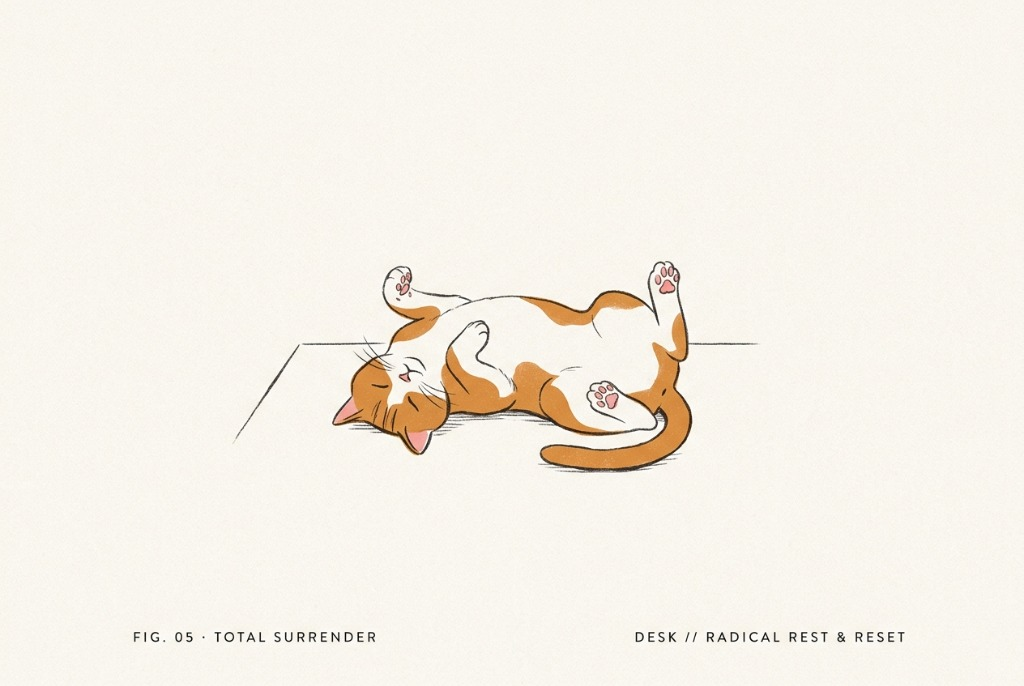
#> input picture img/editorial/chosen-05-total-surrender-plate.png, 1024 x 686 px, given in place of media_1794740969873_ec04da22.jpg, which was not available
$ python process_user_three_chosen_cats.py
#> lines starting #> are read from the running program, lines starting #| are printed output that depends on the picture
#!/usr/bin/env python3
"""
process_user_three_chosen_cats.py
針對使用者明確選定的 3 張圖片執行去背、抹除文字、尺寸最佳化：
1. media_1794740969873_ec04da22.jpg (Fig 01 · 側伸腿放鬆貓 + 木凳 + 小玳瑁)
2. media_1794740979604_8a730326.jpg (Fig 05 · 升降桌四腳朝天徹底放鬆貓)
3. media_1794741003762_81c889a9.jpg (Fig 03 · 端坐提籃旁的黑面翡翠眼玳瑁貓 + 垂掛毛球)
輸出純透明、無文字、無外框的高畫質 PNG 至 img/editorial/
"""

import os
from PIL import Image, ImageDraw

IMG_1_SRC = "/Users/atonny/.gemini/antigravity/brain/9b40261a-0d1b-40a7-a301-c32dc66b57cb/.user_uploaded/media_1794740969873_ec04da22.jpg"
IMG_5_SRC = "/Users/atonny/.gemini/antigravity/brain/9b40261a-0d1b-40a7-a301-c32dc66b57cb/.user_uploaded/media_1794740979604_8a730326.jpg"
IMG_3_SRC = "/Users/atonny/.gemini/antigravity/brain/9b40261a-0d1b-40a7-a301-c32dc66b57cb/.user_uploaded/media_1794741003762_81c889a9.jpg"

DEST_DIR = "/Users/atonny/工作區/07_開發專案_Dev/inner-power-reading/img/editorial"
os.makedirs(DEST_DIR, exist_ok=True)

def remove_background_floodfill(img, threshold=45):
    img_rgba = img.convert("RGBA")
    w, h = img_rgba.size
    pixels = img_rgba.load()

    # 取邊界背景色平均
    corners = [img_rgba.getpixel((0, 0)), img_rgba.getpixel((w-1, 0)), img_rgba.getpixel((0, h-1)), img_rgba.getpixel((w-1, h-1))]
    bg_r = sum(c[0] for c in corners) // 4
    bg_g = sum(c[1] for c in corners) // 4
    bg_b = sum(c[2] for c in corners) // 4

    visited = [[False]*h for _ in range(w)]
    queue = []
    for x in range(w):
        queue.append((x, 0))
        queue.append((x, h-1))
    for y in range(h):
        queue.append((0, y))
        queue.append((w-1, y))

    def is_bg(r, g, b):
        diff = abs(r - bg_r) + abs(g - bg_g) + abs(b - bg_b)
        return diff < threshold or (r > 240 and g > 235 and b > 225)

    head = 0
    while head < len(queue):
        cx, cy = queue[head]
        head += 1

        if visited[cx][cy]:
            continue
        visited[cx][cy] = True

        r, g, b, a = pixels[cx, cy]
        if is_bg(r, g, b):
            pixels[cx, cy] = (r, g, b, 0) # 透明
            for dx, dy in [(-1, 0), (1, 0), (0, -1), (0, 1)]:
                nx, ny = cx + dx, cy + dy
                if 0 <= nx < w and 0 <= ny < h and not visited[nx][ny]:
                    nr, ng, nb, _ = pixels[nx, ny]
                    if is_bg(nr, ng, nb):
                        queue.append((nx, ny))

    return img_rgba

def process_img_1():
    # 圖片 1: 側伸腿放鬆貓 + 木凳 + 小玳瑁
    img = Image.open(IMG_1_SRC).convert("RGB")
#> img is the input picture: PIL image 1024x686 RGB; mean R, G, B 246.4, 241.4, 232.6
    w, h = img.size
#> w = 1024; h = 686

    # 抹除上方文字 (FIG. 01 · AMBER STRETCH / 2026 // PARASYMPATHETIC RELEASE)
    draw = ImageDraw.Draw(img)
    bg_sample = img.getpixel((w // 2, 50))
#> bg_sample = (248, 245, 238)
    draw.rectangle([int(w * 0.25), int(h * 0.15), int(w * 0.75), int(h * 0.32)], fill=bg_sample)

    # 緊密裁切主體 (只保留貓咪、木凳與小玳瑁)
    crop_box = (int(w * 0.36), int(h * 0.50), int(w * 0.68), int(h * 0.82))
#> crop_box = (368, 343, 696, 562)
    cropped = img.crop(crop_box)
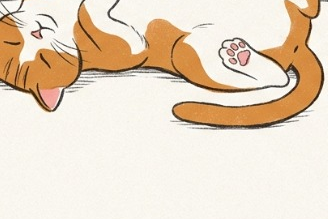
#> cropped: PIL image 328x219 RGB; mean R, G, B 233.2, 216.8, 197.5

    # 去背
    transparent = remove_background_floodfill(cropped, threshold=40)
#> in remove_background_floodfill, `corners = [img_rgba.getpixel((0, 0)), img_rgba.getpixel((w-1, 0)), img..`: corners = [(95, 94, 90, 255), (99, 98, 93, 255), (249, 246, 239, 255), (247, 244, 235, 255)]
#> in remove_background_floodfill, `bg_r = sum(c[0] for c in corners) // 4`: bg_r = 172
#> in remove_background_floodfill, `bg_g = sum(c[1] for c in corners) // 4`: bg_g = 170
#> in remove_background_floodfill, `bg_b = sum(c[2] for c in corners) // 4`: bg_b = 164
#> the loop in remove_background_floodfill, `while head < len(queue):` made 102740 passes
#> (cx, cy, r, g, b) on passes 2 to 4: (0, 218, 249, 246, 239), (1, 0, 91, 90, 86), (1, 218, 250, 247, 240)
    out_path = os.path.join(DEST_DIR, "chosen-01-amber-stretch.png")
    transparent.save(out_path, format="PNG")
    print(f"Saved {out_path} ({transparent.size})")
#| Saved /Users/atonny/工作區/07_開發專案_Dev/inner-power-reading/img/editorial/chosen-01-amber-stretch.png ((328, 219))

def process_img_5():
    # 圖片 5: 升降桌四腳朝天徹底放鬆貓
    img = Image.open(IMG_5_SRC).convert("RGB")
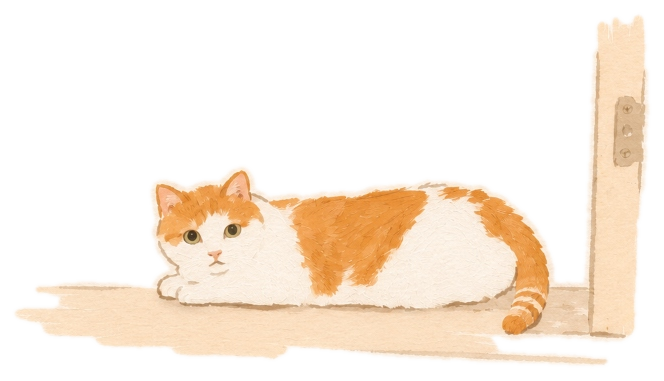
#> input picture img/editorial/cat-amber-at-door.webp, 664 x 381 px, given in place of media_1794740979604_8a730326.jpg, which was not available
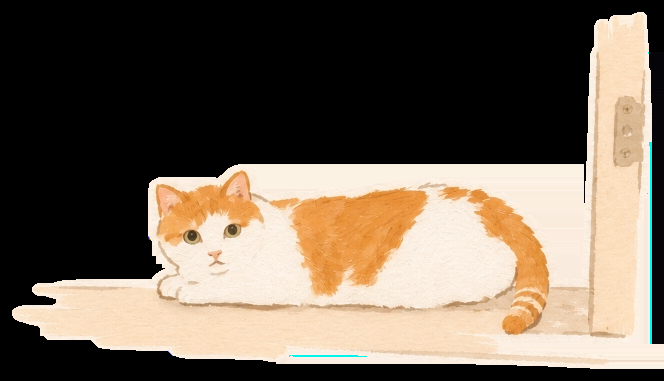
#> img: PIL image 664x381 RGB; mean R, G, B 111.7, 99, 84.9
    w, h = img.size

    # 抹除下方文字 (FIG. 05 · TOTAL SURRENDER / DESK // RADICAL REST & RESET)
    draw = ImageDraw.Draw(img)
    bg_sample = img.getpixel((w // 2, h - 50))
    draw.rectangle([int(w * 0.08), int(h * 0.88), int(w * 0.92), int(h * 0.96)], fill=bg_sample)

    # 緊密裁切主體
    crop_box = (int(w * 0.22), int(h * 0.36), int(w * 0.75), int(h * 0.72))
    cropped = img.crop(crop_box)
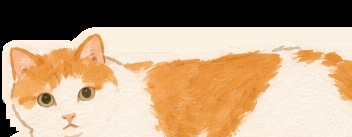
#> cropped: PIL image 352x137 RGB; mean R, G, B 187.5, 158.7, 128.7

    # 去背
    transparent = remove_background_floodfill(cropped, threshold=40)
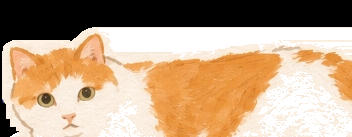
#> transparent: PIL image 352x137 RGBA; mean R, G, B, A 187.5, 158.7, 128.7, 209.3; transparent parts drawn white
    out_path = os.path.join(DEST_DIR, "chosen-05-total-surrender.png")
    transparent.save(out_path, format="PNG")
    print(f"Saved {out_path} ({transparent.size})")
#| Saved /Users/atonny/工作區/07_開發專案_Dev/inner-power-reading/img/editorial/chosen-05-total-surrender.png ((352, 137))

def process_img_3():
    # 圖片 3: 端坐編織提籃旁的黑面翡翠眼玳瑁貓 + 垂掛毛球
    img = Image.open(IMG_3_SRC).convert("RGB")
    w, h = img.size

    # 抹除左下方文字 (FIG. 03 · SENTINEL WITH BASKET / AXIS // SOLID BOUNDARY)
    draw = ImageDraw.Draw(img)
    bg_sample = img.getpixel((100, h - 50))
    draw.rectangle([int(w * 0.03), int(h * 0.86), int(w * 0.40), int(h * 0.96)], fill=bg_sample)

    # 緊密裁切主體 (保留上方懸掛毛球、整隻端坐玳瑁與提籃)
    crop_box = (int(w * 0.48), int(h * 0.00), int(w * 0.87), int(h * 0.85))
    cropped = img.crop(crop_box)
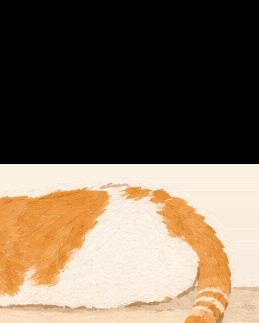
#> cropped: PIL image 259x323 RGB; mean R, G, B 119.7, 102.6, 84.7

    # 去背
    transparent = remove_background_floodfill(cropped, threshold=40)
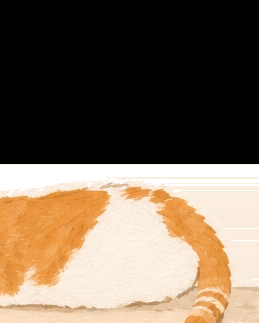
#> transparent: PIL image 259x323 RGBA; mean R, G, B, A 119.7, 102.6, 84.7, 239.9; transparent parts drawn white
    out_path = os.path.join(DEST_DIR, "chosen-03-sentinel-basket.png")
    transparent.save(out_path, format="PNG")
    print(f"Saved {out_path} ({transparent.size})")
#| Saved /Users/atonny/工作區/07_開發專案_Dev/inner-power-reading/img/editorial/chosen-03-sentinel-basket.png ((259, 323))

if __name__ == '__main__':
    process_img_1()
    process_img_5()
    process_img_3()
    print("All 3 chosen images cleanly processed: zero text, perfectly transparent, cropped!")
